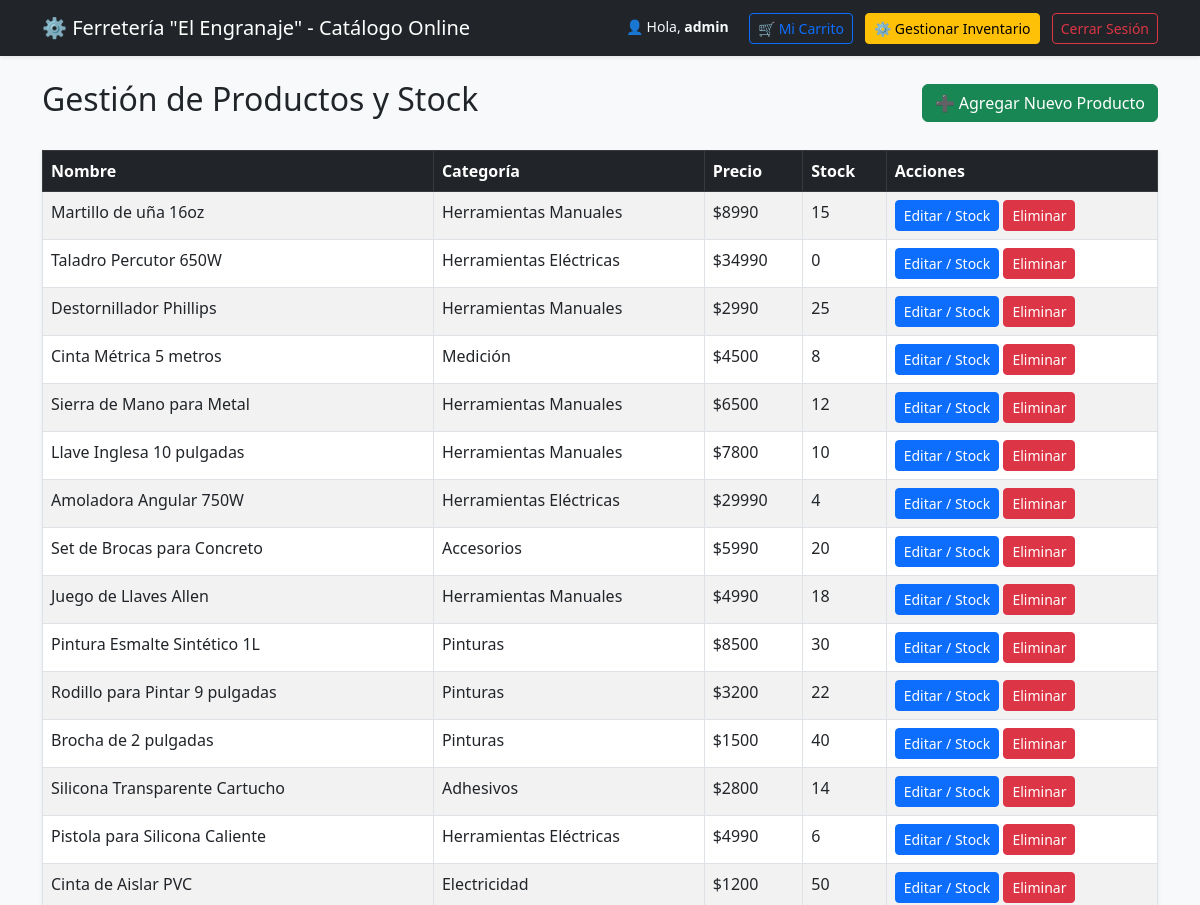
The app's page /gestion/ (signed in, upper part), older data.
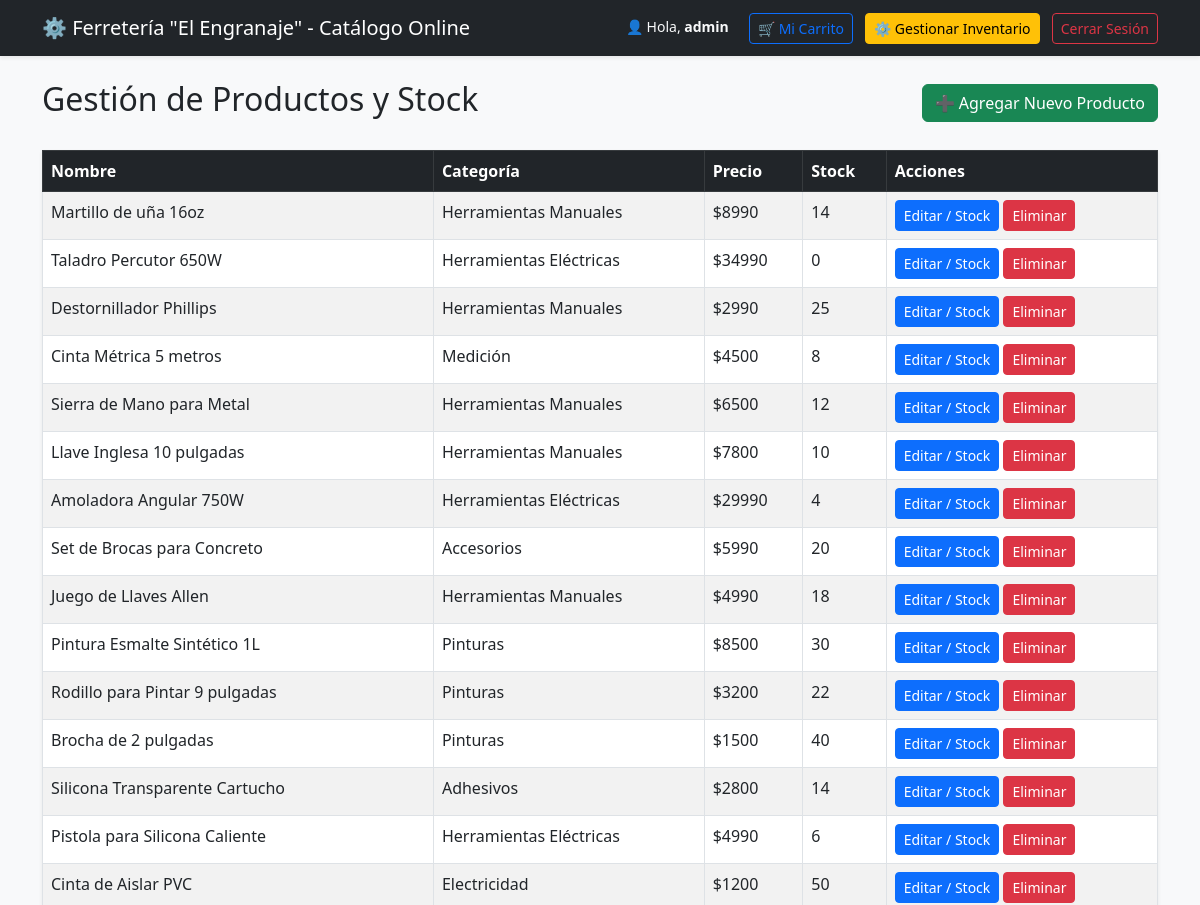
The same page, newer data.
### catalogo/models.py (models this page shows, shortened)
class Producto(models.Model):
    nombre = models.CharField(max_length=100)
    categoria = models.CharField(max_length=50)
    precio = models.IntegerField()
    stock = models.IntegerField()
    imagen = models.URLField(max_length=500, blank=True, null=True)

### catalogo/views.py (the view)
# urls.py: path('gestion/', views.gestionar_productos, name='gestionar_productos'),
@login_required
def gestionar_productos(request):
    productos = Producto.objects.all()
    return render(request, 'catalogo/gestionar.html', {'productos': productos})

### catalogo/templates/catalogo/gestionar.html (shortened to what this page needs)
{% extends 'catalogo/base.html' %}
{% block contenido %}
<div class="d-flex justify-content-between align-items-center mb-4">
    <h2>Gestión de Productos y Stock</h2>
    <a href="{% url 'agregar_producto' %}" class="btn btn-success">➕ Agregar Nuevo Producto</a>
</div>
<table class="table table-striped table-bordered bg-white shadow-sm">
    <thead class="table-dark">
        <tr>
            <th>Nombre</th>
            <th>Categoría</th>
            <th>Precio</th>
            <th>Stock</th>
            <th>Acciones</th>
        </tr>
    </thead>
    <tbody>
        {% for p in productos %}
        <tr>
            <td>{{ p.nombre }}</td>
            <td>{{ p.categoria }}</td>
            <td>${{ p.precio }}</td>
            <td>{{ p.stock }}</td>
            <td>
                <a href="{% url 'editar_producto' p.id %}" class="btn btn-primary btn-sm">Editar / Stock</a>
                <a href="{% url 'eliminar_producto' p.id %}" class="btn btn-danger btn-sm" onclick="return confirm('¿Seguro que deseas eliminar este producto?');">Eliminar</a>
            </td>
        </tr>
        {% endfor %}
    </tbody>
</table>
{% endblock %}

### catalogo/templates/catalogo/base.html (shortened to what this page needs)
<!DOCTYPE html>
<html lang="es">
<head>
    <link href="https://cdn.jsdelivr.net/npm/bootstrap@5.3.0/dist/css/bootstrap.min.css" rel="stylesheet">
</head>
<body class="bg-light">
    <nav class="navbar navbar-dark bg-dark shadow-sm">
        <div class="container">
            <a class="navbar-brand" href="{% url 'lista_productos' %}">⚙️ Ferretería "El Engranaje" - Catálogo Online</a>
            <div>
                {% if user.is_authenticated %}
                    <span class="text-light me-3 small">👤 Hola, <strong>{{ user.username }}</strong></span>
                    <a href="{% url 'ver_carrito' %}" class="btn btn-outline-primary btn-sm me-2">🛒 Mi Carrito</a>
                    {% if user.is_staff %}
                        <a href="{% url 'gestionar_productos' %}" class="btn btn-warning btn-sm me-2">⚙️ Gestionar Inventario</a>
                    {% endif %}
                    <form action="{% url 'logout' %}" method="post" class="d-inline">
                        <button type="submit" class="btn btn-outline-danger btn-sm">Cerrar Sesión</button>
                    </form>
                {% else %}
                    <a href="{% url 'login' %}" class="btn btn-outline-light btn-sm">🔑 Iniciar Sesión</a>
                {% endif %}
            </div>
        </div>
    </nav>
    <main class="container my-4">
        {% block contenido %}
        {% endblock %}
    </main>
</body>
</html>

Row changes from the older to the newer data that the page shows:
changed Producto "Martillo de uña 16oz": stock "15" → "14"
